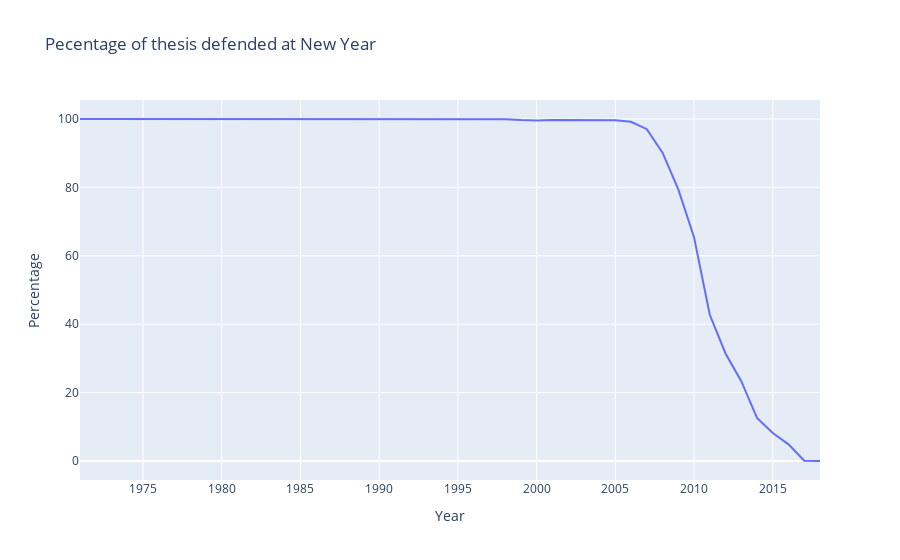

The code cell stored with this chart in its notebook:
### Code cell
df_0101 = df[df['Date de soutenance'].apply(lambda x: np.logical_and(x.day == 1, x.month == 1))]
df_0101['Year'] = df_0101['Date de soutenance'].apply(lambda x: x.year)
df_0101 = df_0101.groupby('Year').count().reset_index().reindex(['Year', 'Titre'], axis=1)
df_0101.rename(columns={'Titre' : 'nb_Thesis'}, inplace=True)
df_0101['nb_Thesis_byyear'] = df_0101['Year'].apply(lambda x: years.loc[x])
df_0101['Percentage'] = df_0101['nb_Thesis'] / df_0101['nb_Thesis_byyear'] * 100
df_0101.plot(x='Year', y='Percentage', title='Pecentage of thesis defended at New Year')

### Figure 1 — Plotly figure (JSON) as saved in the notebook; plotly's stock layout.template omitted (floating-point values rounded to 4 significant figures)
{"data": [{"hovertemplate": "Year=%{x}<br>Percentage=%{y}<extra></extra>", "legendgroup": "", "line": {"color": "#636efa", "dash": "solid"}, "marker": {"symbol": "circle"}, "mode": "lines", "name": "", "orientation": "v", "showlegend": false, "type": "scatter", "x": [1971, 1972, 1973, 1976, 1979, 1980, 1982, 1984, 1985, 1986, 1987, 1988, 1989, 1990, 1991, 1992, 1993, 1994, 1995, 1996, 1997, 1998, 1999, 2000, 2001, 2002, 2003, 2004, 2005, 2006, 2007, 2008, 2009, 2010, 2011, 2012, 2013, 2014, 2015, 2016, 2017, 2018], "xaxis": "x", "y": [100, 100, 100, 100, 100, 100, 100, 100, 100, 100, 100, 100, 100, 100, 100, 100, 100, 100, 100, 100, 99.97, 99.93, 99.71, 99.59, 99.7, 99.71, 99.77, 99.71, 99.62, 99.18, 97.02, 90.15, 79.4, 65.44, 42.75, 31.45, 23.34, 12.62, 8.209, 4.882, 0.1143, 0.007809], "yaxis": "y"}], "layout": {"legend": {"tracegroupgap": 0}, "title": {"text": "Pecentage of thesis defended at New Year"}, "xaxis": {"anchor": "y", "domain": [0, 1], "title": {"text": "Year"}}, "yaxis": {"anchor": "x", "domain": [0, 1], "title": {"text": "Percentage"}}}}
